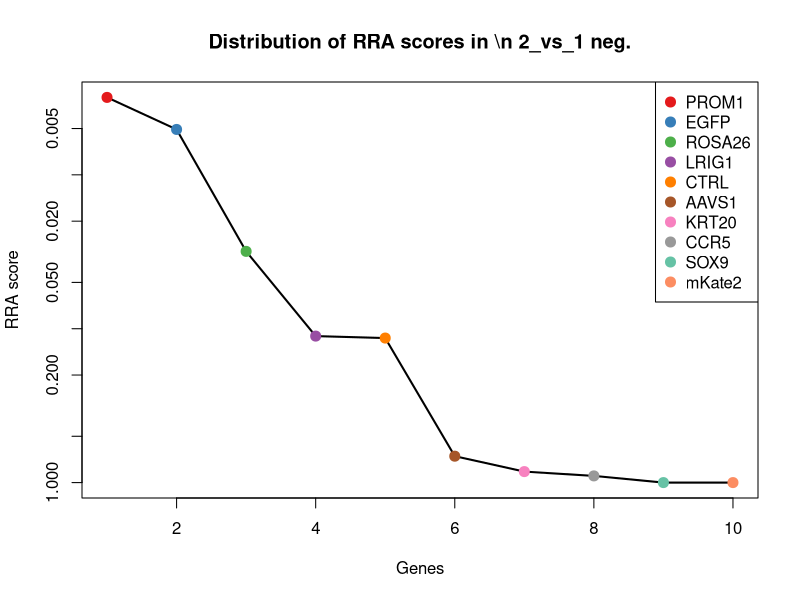
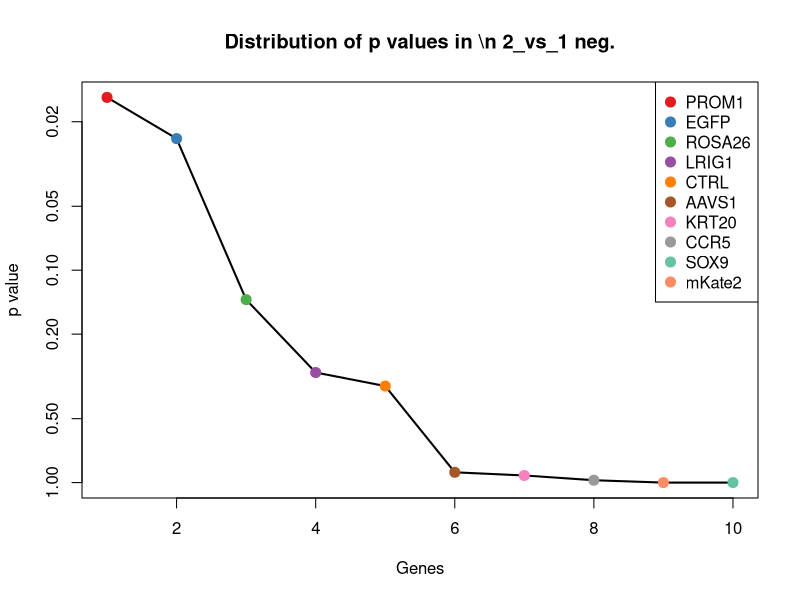
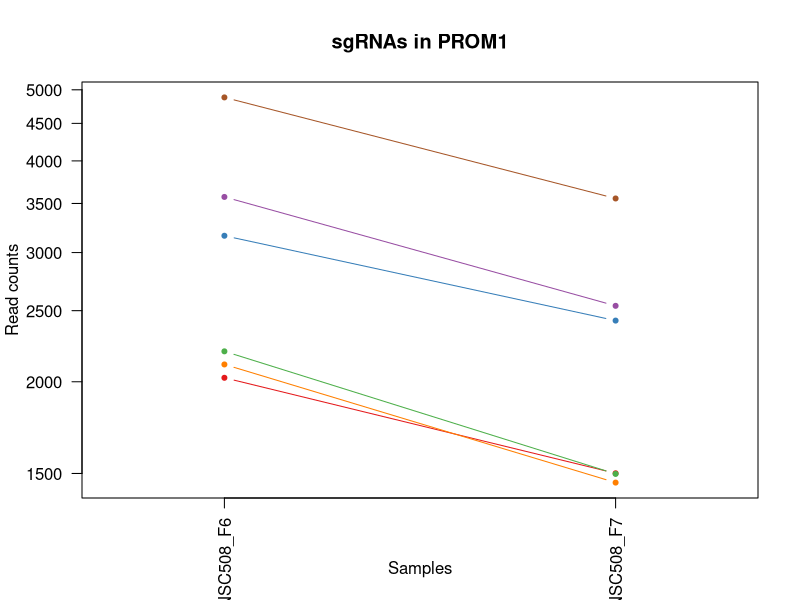
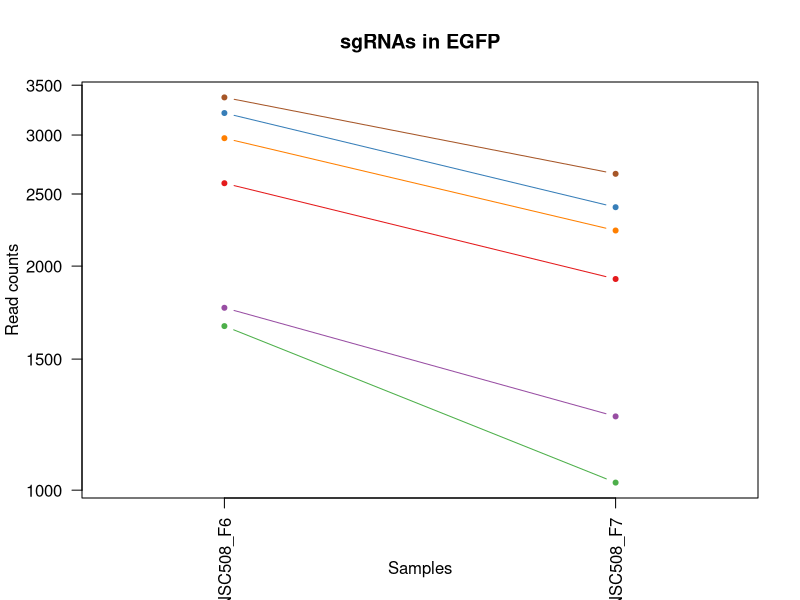
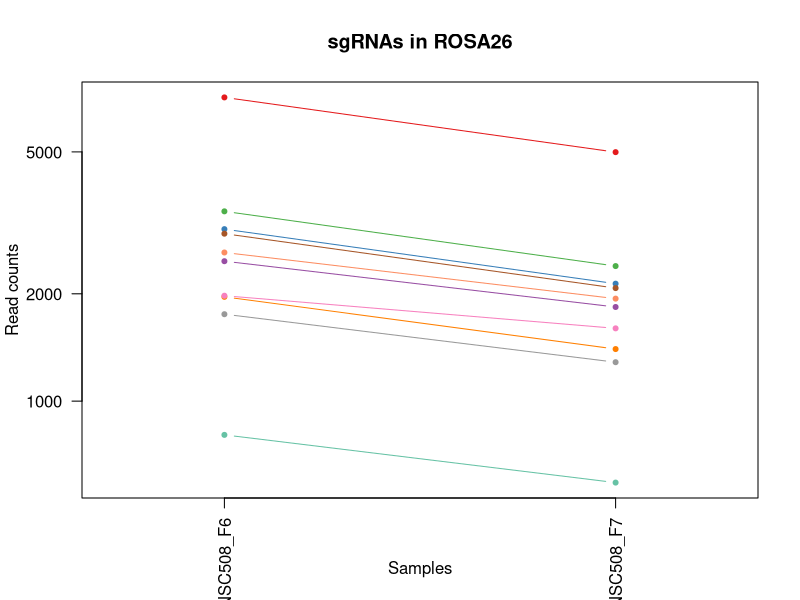
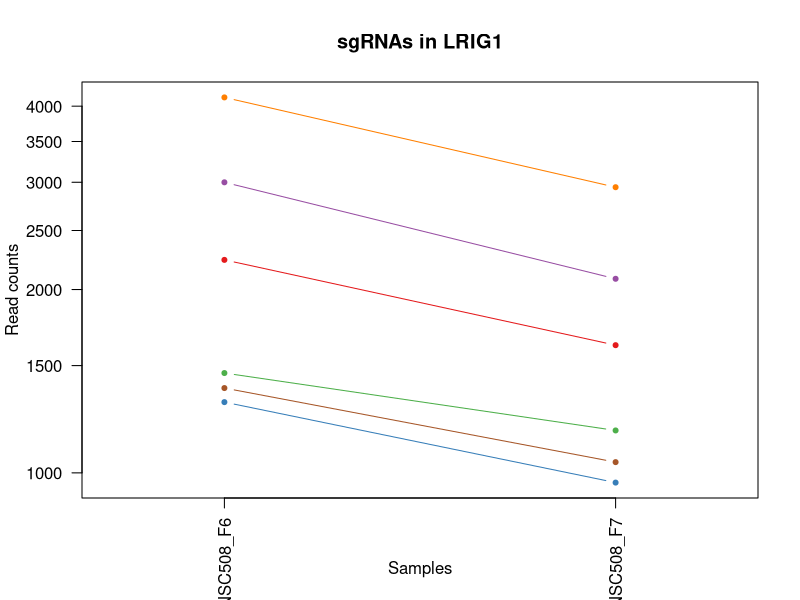
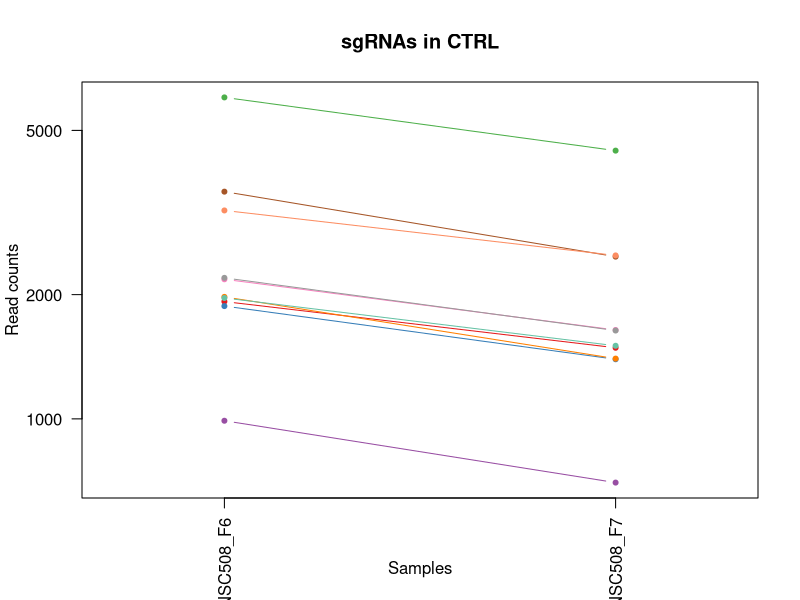
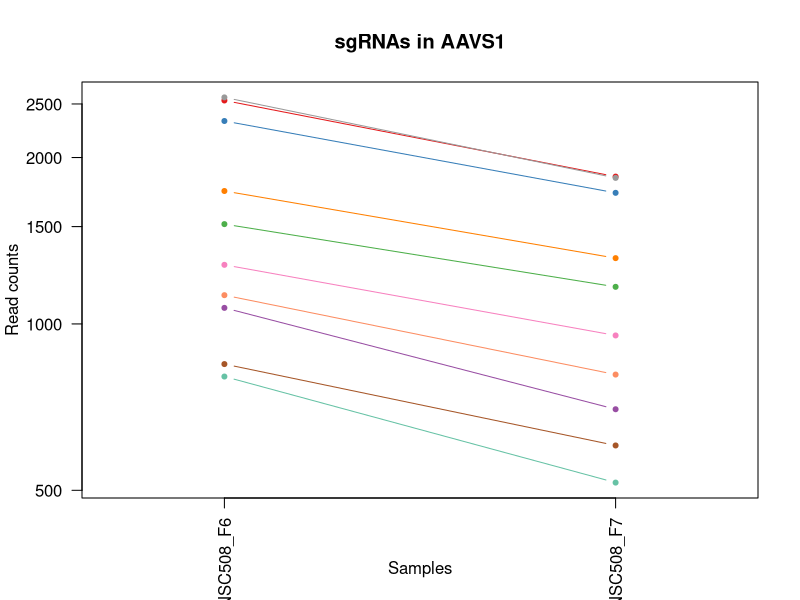

Source code (R) for these figures, in order: (Note: this script raises an error after producing the figures.)
pdf(file='S8B_c1_t2.pdf',width=4.5,height=4.5);
gstable=read.table('S8B_c1_t2.gene_summary.txt',header=T)
# 
#
# parameters
# Do not modify the variables beginning with "__"

# gstablename='__GENE_SUMMARY_FILE__'
startindex=3
# outputfile='__OUTPUT_FILE__'
targetgenelist=c("PROM1","EGFP","ROSA26","LRIG1","CTRL","AAVS1","KRT20","CCR5","SOX9","mKate2")
# samplelabel=sub('.\\w+.\\w+$','',colnames(gstable)[startindex]);
samplelabel='2_vs_1 neg.'


# You need to write some codes in front of this code:
# gstable=read.table(gstablename,header=T)
# pdf(file=outputfile,width=6,height=6)


# set up color using RColorBrewer
#library(RColorBrewer)
#colors <- brewer.pal(length(targetgenelist), "Set1")

colors=c( "#E41A1C", "#377EB8", "#4DAF4A", "#984EA3", "#FF7F00",  "#A65628", "#F781BF",
          "#999999", "#66C2A5", "#FC8D62", "#8DA0CB", "#E78AC3", "#A6D854", "#FFD92F", "#E5C494", "#B3B3B3", 
          "#8DD3C7", "#FFFFB3", "#BEBADA", "#FB8072", "#80B1D3", "#FDB462", "#B3DE69", "#FCCDE5",
          "#D9D9D9", "#BC80BD", "#CCEBC5", "#FFED6F")

######
# function definition

plotrankedvalues<-function(val, tglist, ...){
  
  plot(val,log='y',ylim=c(max(val),min(val)),type='l',lwd=2, ...)
  if(length(tglist)>0){
    for(i in 1:length(tglist)){
      targetgene=tglist[i];
      tx=which(names(val)==targetgene);ty=val[targetgene];
      points(tx,ty,col=colors[(i %% length(colors)) ],cex=2,pch=20)
      # text(tx+50,ty,targetgene,col=colors[i])
    }
    legend('topright',tglist,pch=20,pt.cex = 2,cex=1,col=colors)
  }
}



plotrandvalues<-function(val,targetgenelist, ...){
  # choose the one with the best distance distribution
  
  mindiffvalue=0;
  randval=val;
  for(i in 1:20){
    randval0=sample(val)
    vindex=sort(which(names(randval0) %in% targetgenelist))
    if(max(vindex)>0.9*length(val)){
      # print('pass...')
      next;
    }
    mindiffind=min(diff(vindex));
    if (mindiffind > mindiffvalue){
      mindiffvalue=mindiffind;
      randval=randval0;
      # print(paste('Diff: ',mindiffvalue))
    }
  }
  plot(randval,log='y',ylim=c(max(randval),min(randval)),pch=20,col='grey', ...)
  
  if(length(targetgenelist)>0){
    for(i in 1:length(targetgenelist)){
      targetgene=targetgenelist[i];
      tx=which(names(randval)==targetgene);ty=randval[targetgene];
      points(tx,ty,col=colors[(i %% length(colors)) ],cex=2,pch=20)
      text(tx+50,ty,targetgene,col=colors[i])
    }
  }
  
}




# set.seed(1235)



pvec=gstable[,startindex]
names(pvec)=gstable[,'id']
pvec=sort(pvec);

plotrankedvalues(pvec,targetgenelist,xlab='Genes',ylab='RRA score',main=paste('Distribution of RRA scores in \\n',samplelabel))

# plotrandvalues(pvec,targetgenelist,xlab='Genes',ylab='RRA score',main=paste('Distribution of RRA scores in \\n',samplelabel))


pvec=gstable[,startindex+1]
names(pvec)=gstable[,'id']
pvec=sort(pvec);

plotrankedvalues(pvec,targetgenelist,xlab='Genes',ylab='p value',main=paste('Distribution of p values in \\n',samplelabel))

# plotrandvalues(pvec,targetgenelist,xlab='Genes',ylab='p value',main=paste('Distribution of p values in \\n',samplelabel))



# you need to write after this code:
# dev.off()






# parameters
# Do not modify the variables beginning with "__"
targetmat=list(c(2024.1242259750702,1499.75227978238),c(3161.54750703659,2422.374755564734),c(2199.4260219809676,1496.8077399660533),c(3571.2644953759545,2537.2118084014737),c(2110.7559274896125,1456.565695809589),c(4880.9319829781525,3554.0595583062814))
targetgene="PROM1"
collabel=c("S62_MNSC508_F6","S63_MNSC508_F7")

# set up color using RColorBrewer
#library(RColorBrewer)
#colors <- brewer.pal(length(targetgenelist), "Set1")

colors=c( "#E41A1C", "#377EB8", "#4DAF4A", "#984EA3", "#FF7F00",  "#A65628", "#F781BF",
          "#999999", "#66C2A5", "#FC8D62", "#8DA0CB", "#E78AC3", "#A6D854", "#FFD92F", "#E5C494", "#B3B3B3", 
          "#8DD3C7", "#FFFFB3", "#BEBADA", "#FB8072", "#80B1D3", "#FDB462", "#B3DE69", "#FCCDE5",
          "#D9D9D9", "#BC80BD", "#CCEBC5", "#FFED6F")


## code

targetmatvec=unlist(targetmat)+1
yrange=range(targetmatvec[targetmatvec>0]);
# yrange[1]=1; # set the minimum value to 1
for(i in 1:length(targetmat)){
  vali=targetmat[[i]]+1;
  if(i==1){
    plot(1:length(vali),vali,type='b',las=1,pch=20,main=paste('sgRNAs in',targetgene),ylab='Read counts',xlab='Samples',xlim=c(0.7,length(vali)+0.3),ylim = yrange,col=colors[(i %% length(colors))],xaxt='n',log='y')
    axis(1,at=1:length(vali),labels=(collabel),las=2)
    # lines(0:100,rep(1,101),col='black');
  }else{
    lines(1:length(vali),vali,type='b',pch=20,col=colors[(i %% length(colors))])
  }
}




# parameters
# Do not modify the variables beginning with "__"
targetmat=list(c(2583.6630981101725,1920.8214735170927),c(3210.4689384800963,2398.818437034121),c(1660.2710796139927,1022.7368295374606),c(1757.0947460125988,1255.355475027267),c(2969.9385672161907,2231.96118077561),c(3369.4635906714916,2659.900967415085))
targetgene="EGFP"
collabel=c("S62_MNSC508_F6","S63_MNSC508_F7")

# set up color using RColorBrewer
#library(RColorBrewer)
#colors <- brewer.pal(length(targetgenelist), "Set1")

colors=c( "#E41A1C", "#377EB8", "#4DAF4A", "#984EA3", "#FF7F00",  "#A65628", "#F781BF",
          "#999999", "#66C2A5", "#FC8D62", "#8DA0CB", "#E78AC3", "#A6D854", "#FFD92F", "#E5C494", "#B3B3B3", 
          "#8DD3C7", "#FFFFB3", "#BEBADA", "#FB8072", "#80B1D3", "#FDB462", "#B3DE69", "#FCCDE5",
          "#D9D9D9", "#BC80BD", "#CCEBC5", "#FFED6F")


## code

targetmatvec=unlist(targetmat)+1
yrange=range(targetmatvec[targetmatvec>0]);
# yrange[1]=1; # set the minimum value to 1
for(i in 1:length(targetmat)){
  vali=targetmat[[i]]+1;
  if(i==1){
    plot(1:length(vali),vali,type='b',las=1,pch=20,main=paste('sgRNAs in',targetgene),ylab='Read counts',xlab='Samples',xlim=c(0.7,length(vali)+0.3),ylim = yrange,col=colors[(i %% length(colors))],xaxt='n',log='y')
    axis(1,at=1:length(vali),labels=(collabel),las=2)
    # lines(0:100,rep(1,101),col='black');
  }else{
    lines(1:length(vali),vali,type='b',pch=20,col=colors[(i %% length(colors))])
  }
}




# parameters
# Do not modify the variables beginning with "__"
targetmat=list(c(7107.876310146093,4990.994988673692),c(3035.167142474199,2133.8098535647214),c(3405.135467765715,2390.96633085725),c(2467.4746984318454,1835.4298188436194),c(1959.9148472054683,1398.6564127551646),c(2947.5162444712505,2073.937543966079),c(1974.1835980431576,1598.8851202653775),c(1751.9987635705668,1284.8008731905336),c(803.1268328642273,589.8894765374413),c(2610.1622068087386,1937.5071991429438))
targetgene="ROSA26"
collabel=c("S62_MNSC508_F6","S63_MNSC508_F7")

# set up color using RColorBrewer
#library(RColorBrewer)
#colors <- brewer.pal(length(targetgenelist), "Set1")

colors=c( "#E41A1C", "#377EB8", "#4DAF4A", "#984EA3", "#FF7F00",  "#A65628", "#F781BF",
          "#999999", "#66C2A5", "#FC8D62", "#8DA0CB", "#E78AC3", "#A6D854", "#FFD92F", "#E5C494", "#B3B3B3", 
          "#8DD3C7", "#FFFFB3", "#BEBADA", "#FB8072", "#80B1D3", "#FDB462", "#B3DE69", "#FCCDE5",
          "#D9D9D9", "#BC80BD", "#CCEBC5", "#FFED6F")


## code

targetmatvec=unlist(targetmat)+1
yrange=range(targetmatvec[targetmatvec>0]);
# yrange[1]=1; # set the minimum value to 1
for(i in 1:length(targetmat)){
  vali=targetmat[[i]]+1;
  if(i==1){
    plot(1:length(vali),vali,type='b',las=1,pch=20,main=paste('sgRNAs in',targetgene),ylab='Read counts',xlab='Samples',xlim=c(0.7,length(vali)+0.3),ylim = yrange,col=colors[(i %% length(colors))],xaxt='n',log='y')
    axis(1,at=1:length(vali),labels=(collabel),las=2)
    # lines(0:100,rep(1,101),col='black');
  }else{
    lines(1:length(vali),vali,type='b',pch=20,col=colors[(i %% length(colors))])
  }
}




# parameters
# Do not modify the variables beginning with "__"
targetmat=list(c(2236.117095563597,1619.4968989796641),c(1305.5907016485726,962.8645199388185),c(1457.4509784211232,1172.9083601701204),c(2998.4760688915694,2081.78965014295),c(4133.860956976277,2943.558303054553),c(1376.9344558370192,1040.4040684354206))
targetgene="LRIG1"
collabel=c("S62_MNSC508_F6","S63_MNSC508_F7")

# set up color using RColorBrewer
#library(RColorBrewer)
#colors <- brewer.pal(length(targetgenelist), "Set1")

colors=c( "#E41A1C", "#377EB8", "#4DAF4A", "#984EA3", "#FF7F00",  "#A65628", "#F781BF",
          "#999999", "#66C2A5", "#FC8D62", "#8DA0CB", "#E78AC3", "#A6D854", "#FFD92F", "#E5C494", "#B3B3B3", 
          "#8DD3C7", "#FFFFB3", "#BEBADA", "#FB8072", "#80B1D3", "#FDB462", "#B3DE69", "#FCCDE5",
          "#D9D9D9", "#BC80BD", "#CCEBC5", "#FFED6F")


## code

targetmatvec=unlist(targetmat)+1
yrange=range(targetmatvec[targetmatvec>0]);
# yrange[1]=1; # set the minimum value to 1
for(i in 1:length(targetmat)){
  vali=targetmat[[i]]+1;
  if(i==1){
    plot(1:length(vali),vali,type='b',las=1,pch=20,main=paste('sgRNAs in',targetgene),ylab='Read counts',xlab='Samples',xlim=c(0.7,length(vali)+0.3),ylim = yrange,col=colors[(i %% length(colors))],xaxt='n',log='y')
    axis(1,at=1:length(vali),labels=(collabel),las=2)
    # lines(0:100,rep(1,101),col='black');
  }else{
    lines(1:length(vali),vali,type='b',pch=20,col=colors[(i %% length(colors))])
  }
}




# parameters
# Do not modify the variables beginning with "__"
targetmat=list(c(1923.2237736228387,1486.0110939728554),c(1875.3215386677389,1393.7488463946202),c(6010.201692132421,4465.8853880954375),c(988.6205937541883,699.8189630136367),c(1974.1835980431576,1398.6564127551646),c(3551.8997620962336,2471.4504191701785),c(2178.0228957244335,1641.0901909660597),c(2195.349236027342,1636.1826246055152),c(1961.953240182281,1502.6968195987065),c(3198.2385806192196,2488.1361447960294))
targetgene="CTRL"
collabel=c("S62_MNSC508_F6","S63_MNSC508_F7")

# set up color using RColorBrewer
#library(RColorBrewer)
#colors <- brewer.pal(length(targetgenelist), "Set1")

colors=c( "#E41A1C", "#377EB8", "#4DAF4A", "#984EA3", "#FF7F00",  "#A65628", "#F781BF",
          "#999999", "#66C2A5", "#FC8D62", "#8DA0CB", "#E78AC3", "#A6D854", "#FFD92F", "#E5C494", "#B3B3B3", 
          "#8DD3C7", "#FFFFB3", "#BEBADA", "#FB8072", "#80B1D3", "#FDB462", "#B3DE69", "#FCCDE5",
          "#D9D9D9", "#BC80BD", "#CCEBC5", "#FFED6F")


## code

targetmatvec=unlist(targetmat)+1
yrange=range(targetmatvec[targetmatvec>0]);
# yrange[1]=1; # set the minimum value to 1
for(i in 1:length(targetmat)){
  vali=targetmat[[i]]+1;
  if(i==1){
    plot(1:length(vali),vali,type='b',las=1,pch=20,main=paste('sgRNAs in',targetgene),ylab='Read counts',xlab='Samples',xlim=c(0.7,length(vali)+0.3),ylim = yrange,col=colors[(i %% length(colors))],xaxt='n',log='y')
    axis(1,at=1:length(vali),labels=(collabel),las=2)
    # lines(0:100,rep(1,101),col='black');
  }else{
    lines(1:length(vali),vali,type='b',pch=20,col=colors[(i %% length(colors))])
  }
}




# parameters
# Do not modify the variables beginning with "__"
targetmat=list(c(2535.760863155073,1846.2264648368173),c(2327.8447795201714,1725.500332367424),c(1514.5259817718804,1166.0377672653583),c(1068.117919849886,699.8189630136367),c(1738.749209221284,1314.2462713538002),c(844.9138888888888,601.667635802748),c(1278.0723964616002,952.0678739456208),c(2568.375150784077,1836.4113321157283),c(802.1076363758209,515.2944678571658),c(1126.2121196890496,808.7669362177232))
targetgene="AAVS1"
collabel=c("S62_MNSC508_F6","S63_MNSC508_F7")

# set up color using RColorBrewer
#library(RColorBrewer)
#colors <- brewer.pal(length(targetgenelist), "Set1")

colors=c( "#E41A1C", "#377EB8", "#4DAF4A", "#984EA3", "#FF7F00",  "#A65628", "#F781BF",
          "#999999", "#66C2A5", "#FC8D62", "#8DA0CB", "#E78AC3", "#A6D854", "#FFD92F", "#E5C494", "#B3B3B3", 
          "#8DD3C7", "#FFFFB3", "#BEBADA", "#FB8072", "#80B1D3", "#FDB462", "#B3DE69", "#FCCDE5",
          "#D9D9D9", "#BC80BD", "#CCEBC5", "#FFED6F")


## code

targetmatvec=unlist(targetmat)+1
yrange=range(targetmatvec[targetmatvec>0]);
# yrange[1]=1; # set the minimum value to 1
for(i in 1:length(targetmat)){
  vali=targetmat[[i]]+1;
  if(i==1){
    plot(1:length(vali),vali,type='b',las=1,pch=20,main=paste('sgRNAs in',targetgene),ylab='Read counts',xlab='Samples',xlim=c(0.7,length(vali)+0.3),ylim = yrange,col=colors[(i %% length(colors))],xaxt='n',log='y')
    axis(1,at=1:length(vali),labels=(collabel),las=2)
    # lines(0:100,rep(1,101),col='black');
  }else{
    lines(1:length(vali),vali,type='b',pch=20,col=colors[(i %% length(colors))])
  }
}




# parameters
# Do not modify the variables beginning with "__"
targetmat=list(c(1720.403672429969,1437.91694363952),c(2418.553266988339,2015.0467476395459),c(2064.8920855113256,1690.165854571504),c(1069.1371163382923,849.0089803741876),c(3267.543941830854,2546.045427850454),c(1452.3549959790912,1230.8176432245448))
targetgene="KRT20"
collabel=c("S62_MNSC508_F6","S63_MNSC508_F7")

# set up color using RColorBrewer
#library(RColorBrewer)
#colors <- brewer.pal(length(targetgenelist), "Set1")

colors=c( "#E41A1C", "#377EB8", "#4DAF4A", "#984EA3", "#FF7F00",  "#A65628", "#F781BF",
          "#999999", "#66C2A5", "#FC8D62", "#8DA0CB", "#E78AC3", "#A6D854", "#FFD92F", "#E5C494", "#B3B3B3", 
          "#8DD3C7", "#FFFFB3", "#BEBADA", "#FB8072", "#80B1D3", "#FDB462", "#B3DE69", "#FCCDE5",
          "#D9D9D9", "#BC80BD", "#CCEBC5", "#FFED6F")


## code

targetmatvec=unlist(targetmat)+1
yrange=range(targetmatvec[targetmatvec>0]);
# yrange[1]=1; # set the minimum value to 1
for(i in 1:length(targetmat)){
  vali=targetmat[[i]]+1;
  if(i==1){
    plot(1:length(vali),vali,type='b',las=1,pch=20,main=paste('sgRNAs in',targetgene),ylab='Read counts',xlab='Samples',xlim=c(0.7,length(vali)+0.3),ylim = yrange,col=colors[(i %% length(colors))],xaxt='n',log='y')
    axis(1,at=1:length(vali),labels=(collabel),las=2)
    # lines(0:100,rep(1,101),col='black');
  }else{
    lines(1:length(vali),vali,type='b',pch=20,col=colors[(i %% length(colors))])
  }
}




# parameters
# Do not modify the variables beginning with "__"
targetmat=list(c(1252.5924842514407,1048.2561746122917),c(2314.5952251708886,1740.2230314490573),c(1317.821059509449,1025.6813693537874),c(1021.2348813831925,769.5064053333678),c(1619.5032200777375,1184.686519435427),c(1479.8733011660634,1073.7755196871228),c(3169.701078943841,2440.041994462694),c(2007.8170821605681,1500.7337930544888),c(1224.054982576062,1003.1065640952829),c(1710.2117075459053,1282.8378466463157))
targetgene="CCR5"
collabel=c("S62_MNSC508_F6","S63_MNSC508_F7")

# set up color using RColorBrewer
#library(RColorBrewer)
#colors <- brewer.pal(length(targetgenelist), "Set1")

colors=c( "#E41A1C", "#377EB8", "#4DAF4A", "#984EA3", "#FF7F00",  "#A65628", "#F781BF",
          "#999999", "#66C2A5", "#FC8D62", "#8DA0CB", "#E78AC3", "#A6D854", "#FFD92F", "#E5C494", "#B3B3B3", 
          "#8DD3C7", "#FFFFB3", "#BEBADA", "#FB8072", "#80B1D3", "#FDB462", "#B3DE69", "#FCCDE5",
          "#D9D9D9", "#BC80BD", "#CCEBC5", "#FFED6F")


## code

targetmatvec=unlist(targetmat)+1
yrange=range(targetmatvec[targetmatvec>0]);
# yrange[1]=1; # set the minimum value to 1
for(i in 1:length(targetmat)){
  vali=targetmat[[i]]+1;
  if(i==1){
    plot(1:length(vali),vali,type='b',las=1,pch=20,main=paste('sgRNAs in',targetgene),ylab='Read counts',xlab='Samples',xlim=c(0.7,length(vali)+0.3),ylim = yrange,col=colors[(i %% length(colors))],xaxt='n',log='y')
    axis(1,at=1:length(vali),labels=(collabel),las=2)
    # lines(0:100,rep(1,101),col='black');
  }else{
    lines(1:length(vali),vali,type='b',pch=20,col=colors[(i %% length(colors))])
  }
}




# parameters
# Do not modify the variables beginning with "__"
targetmat=list(c(645.1513771612384,2428.2638351973874),c(362.8339498726712,1979.7122698436258),c(490.23351092346866,1061.9973604218162),c(405.64020238573914,1488.9556337891822),c(523.8669950408793,2483.228578435485),c(1916.089398203994,2752.1632149933203))
targetgene="SOX9"
collabel=c("S62_MNSC508_F6","S63_MNSC508_F7")

# set up color using RColorBrewer
#library(RColorBrewer)
#colors <- brewer.pal(length(targetgenelist), "Set1")

colors=c( "#E41A1C", "#377EB8", "#4DAF4A", "#984EA3", "#FF7F00",  "#A65628", "#F781BF",
          "#999999", "#66C2A5", "#FC8D62", "#8DA0CB", "#E78AC3", "#A6D854", "#FFD92F", "#E5C494", "#B3B3B3", 
          "#8DD3C7", "#FFFFB3", "#BEBADA", "#FB8072", "#80B1D3", "#FDB462", "#B3DE69", "#FCCDE5",
          "#D9D9D9", "#BC80BD", "#CCEBC5", "#FFED6F")


## code

targetmatvec=unlist(targetmat)+1
yrange=range(targetmatvec[targetmatvec>0]);
# yrange[1]=1; # set the minimum value to 1
for(i in 1:length(targetmat)){
  vali=targetmat[[i]]+1;
  if(i==1){
    plot(1:length(vali),vali,type='b',las=1,pch=20,main=paste('sgRNAs in',targetgene),ylab='Read counts',xlab='Samples',xlim=c(0.7,length(vali)+0.3),ylim = yrange,col=colors[(i %% length(colors))],xaxt='n',log='y')
    axis(1,at=1:length(vali),labels=(collabel),las=2)
    # lines(0:100,rep(1,101),col='black');
  }else{
    lines(1:length(vali),vali,type='b',pch=20,col=colors[(i %% length(colors))])
  }
}




# parameters
# Do not modify the variables beginning with "__"
targetmat=list(c(105.9964347942635,4725.004891932183),c(172.2442065406782,5947.970428979857),c(155.9370627261761,5363.97003207507),c(926.4496079613992,3074.0995682450352),c(232.3767993566546,4444.292096109042),c(305.7589465219139,8335.010706748672))
targetgene="mKate2"
collabel=c("S62_MNSC508_F6","S63_MNSC508_F7")

# set up color using RColorBrewer
#library(RColorBrewer)
#colors <- brewer.pal(length(targetgenelist), "Set1")

colors=c( "#E41A1C", "#377EB8", "#4DAF4A", "#984EA3", "#FF7F00",  "#A65628", "#F781BF",
          "#999999", "#66C2A5", "#FC8D62", "#8DA0CB", "#E78AC3", "#A6D854", "#FFD92F", "#E5C494", "#B3B3B3", 
          "#8DD3C7", "#FFFFB3", "#BEBADA", "#FB8072", "#80B1D3", "#FDB462", "#B3DE69", "#FCCDE5",
          "#D9D9D9", "#BC80BD", "#CCEBC5", "#FFED6F")


## code

targetmatvec=unlist(targetmat)+1
yrange=range(targetmatvec[targetmatvec>0]);
# yrange[1]=1; # set the minimum value to 1
for(i in 1:length(targetmat)){
  vali=targetmat[[i]]+1;
  if(i==1){
    plot(1:length(vali),vali,type='b',las=1,pch=20,main=paste('sgRNAs in',targetgene),ylab='Read counts',xlab='Samples',xlim=c(0.7,length(vali)+0.3),ylim = yrange,col=colors[(i %% length(colors))],xaxt='n',log='y')
    axis(1,at=1:length(vali),labels=(collabel),las=2)
    # lines(0:100,rep(1,101),col='black');
  }else{
    lines(1:length(vali),vali,type='b',pch=20,col=colors[(i %% length(colors))])
  }
}



# 
#
# parameters
# Do not modify the variables beginning with "__"

# gstablename='__GENE_SUMMARY_FILE__'
startindex=9
# outputfile='__OUTPUT_FILE__'
targetgenelist=c("mKate2","SOX9","KRT20","LRIG1","CCR5","ROSA26","AAVS1","CTRL","PROM1","EGFP")
# samplelabel=sub('.\\w+.\\w+$','',colnames(gstable)[startindex]);
samplelabel='2_vs_1 pos.'


# You need to write some codes in front of this code:
# gstable=read.table(gstablename,header=T)
# pdf(file=outputfile,width=6,height=6)


# set up color using RColorBrewer
#library(RColorBrewer)
#colors <- brewer.pal(length(targetgenelist), "Set1")

colors=c( "#E41A1C", "#377EB8", "#4DAF4A", "#984EA3", "#FF7F00",  "#A65628", "#F781BF",
          "#999999", "#66C2A5", "#FC8D62", "#8DA0CB", "#E78AC3", "#A6D854", "#FFD92F", "#E5C494", "#B3B3B3", 
          "#8DD3C7", "#FFFFB3", "#BEBADA", "#FB8072", "#80B1D3", "#FDB462", "#B3DE69", "#FCCDE5",
          "#D9D9D9", "#BC80BD", "#CCEBC5", "#FFED6F")

######
# function definition

plotrankedvalues<-function(val, tglist, ...){
  
  plot(val,log='y',ylim=c(max(val),min(val)),type='l',lwd=2, ...)
  if(length(tglist)>0){
    for(i in 1:length(tglist)){
      targetgene=tglist[i];
      tx=which(names(val)==targetgene);ty=val[targetgene];
      points(tx,ty,col=colors[(i %% length(colors)) ],cex=2,pch=20)
      # text(tx+50,ty,targetgene,col=colors[i])
    }
    legend('topright',tglist,pch=20,pt.cex = 2,cex=1,col=colors)
  }
}



plotrandvalues<-function(val,targetgenelist, ...){
  # choose the one with the best distance distribution
  
  mindiffvalue=0;
  randval=val;
  for(i in 1:20){
    randval0=sample(val)
    vindex=sort(which(names(randval0) %in% targetgenelist))
    if(max(vindex)>0.9*length(val)){
      # print('pass...')
      next;
    }
    mindiffind=min(diff(vindex));
    if (mindiffind > mindiffvalue){
      mindiffvalue=mindiffind;
      randval=randval0;
      # print(paste('Diff: ',mindiffvalue))
    }
  }
  plot(randval,log='y',ylim=c(max(randval),min(randval)),pch=20,col='grey', ...)
  
  if(length(targetgenelist)>0){
    for(i in 1:length(targetgenelist)){
      targetgene=targetgenelist[i];
      tx=which(names(randval)==targetgene);ty=randval[targetgene];
      points(tx,ty,col=colors[(i %% length(colors)) ],cex=2,pch=20)
      text(tx+50,ty,targetgene,col=colors[i])
    }
  }
  
}




# set.seed(1235)



pvec=gstable[,startindex]
names(pvec)=gstable[,'id']
pvec=sort(pvec);

plotrankedvalues(pvec,targetgenelist,xlab='Genes',ylab='RRA score',main=paste('Distribution of RRA scores in \\n',samplelabel))

# plotrandvalues(pvec,targetgenelist,xlab='Genes',ylab='RRA score',main=paste('Distribution of RRA scores in \\n',samplelabel))


pvec=gstable[,startindex+1]
names(pvec)=gstable[,'id']
pvec=sort(pvec);

plotrankedvalues(pvec,targetgenelist,xlab='Genes',ylab='p value',main=paste('Distribution of p values in \\n',samplelabel))

# plotrandvalues(pvec,targetgenelist,xlab='Genes',ylab='p value',main=paste('Distribution of p values in \\n',samplelabel))



# you need to write after this code:
# dev.off()






# parameters
# Do not modify the variables beginning with "__"
targetmat=list(c(105.9964347942635,4725.004891932183),c(172.2442065406782,5947.970428979857),c(155.9370627261761,5363.97003207507),c(926.4496079613992,3074.0995682450352),c(232.3767993566546,4444.292096109042),c(305.7589465219139,8335.010706748672))
targetgene="mKate2"
collabel=c("S62_MNSC508_F6","S63_MNSC508_F7")

# set up color using RColorBrewer
#library(RColorBrewer)
#colors <- brewer.pal(length(targetgenelist), "Set1")

colors=c( "#E41A1C", "#377EB8", "#4DAF4A", "#984EA3", "#FF7F00",  "#A65628", "#F781BF",
          "#999999", "#66C2A5", "#FC8D62", "#8DA0CB", "#E78AC3", "#A6D854", "#FFD92F", "#E5C494", "#B3B3B3", 
          "#8DD3C7", "#FFFFB3", "#BEBADA", "#FB8072", "#80B1D3", "#FDB462", "#B3DE69", "#FCCDE5",
          "#D9D9D9", "#BC80BD", "#CCEBC5", "#FFED6F")


## code

targetmatvec=unlist(targetmat)+1
yrange=range(targetmatvec[targetmatvec>0]);
# yrange[1]=1; # set the minimum value to 1
for(i in 1:length(targetmat)){
  vali=targetmat[[i]]+1;
  if(i==1){
    plot(1:length(vali),vali,type='b',las=1,pch=20,main=paste('sgRNAs in',targetgene),ylab='Read counts',xlab='Samples',xlim=c(0.7,length(vali)+0.3),ylim = yrange,col=colors[(i %% length(colors))],xaxt='n',log='y')
    axis(1,at=1:length(vali),labels=(collabel),las=2)
    # lines(0:100,rep(1,101),col='black');
  }else{
    lines(1:length(vali),vali,type='b',pch=20,col=colors[(i %% length(colors))])
  }
}




# parameters
# Do not modify the variables beginning with "__"
targetmat=list(c(645.1513771612384,2428.2638351973874),c(362.8339498726712,1979.7122698436258),c(490.23351092346866,1061.9973604218162),c(405.64020238573914,1488.9556337891822),c(523.8669950408793,2483.228578435485),c(1916.089398203994,2752.1632149933203))
targetgene="SOX9"
collabel=c("S62_MNSC508_F6","S63_MNSC508_F7")

# set up color using RColorBrewer
#library(RColorBrewer)
#colors <- brewer.pal(length(targetgenelist), "Set1")

colors=c( "#E41A1C", "#377EB8", "#4DAF4A", "#984EA3", "#FF7F00",  "#A65628", "#F781BF",
          "#999999", "#66C2A5", "#FC8D62", "#8DA0CB", "#E78AC3", "#A6D854", "#FFD92F", "#E5C494", "#B3B3B3", 
          "#8DD3C7", "#FFFFB3", "#BEBADA", "#FB8072", "#80B1D3", "#FDB462", "#B3DE69", "#FCCDE5",
          "#D9D9D9", "#BC80BD", "#CCEBC5", "#FFED6F")


## code

targetmatvec=unlist(targetmat)+1
yrange=range(targetmatvec[targetmatvec>0]);
# yrange[1]=1; # set the minimum value to 1
for(i in 1:length(targetmat)){
  vali=targetmat[[i]]+1;
  if(i==1){
    plot(1:length(vali),vali,type='b',las=1,pch=20,main=paste('sgRNAs in',targetgene),ylab='Read counts',xlab='Samples',xlim=c(0.7,length(vali)+0.3),ylim = yrange,col=colors[(i %% length(colors))],xaxt='n',log='y')
    axis(1,at=1:length(vali),labels=(collabel),las=2)
    # lines(0:100,rep(1,101),col='black');
  }else{
    lines(1:length(vali),vali,type='b',pch=20,col=colors[(i %% length(colors))])
  }
}




# parameters
# Do not modify the variables beginning with "__"
targetmat=list(c(1720.403672429969,1437.91694363952),c(2418.553266988339,2015.0467476395459),c(2064.8920855113256,1690.165854571504),c(1069.1371163382923,849.0089803741876),c(3267.543941830854,2546.045427850454),c(1452.3549959790912,1230.8176432245448))
targetgene="KRT20"
collabel=c("S62_MNSC508_F6","S63_MNSC508_F7")

# set up color using RColorBrewer
#library(RColorBrewer)
#colors <- brewer.pal(length(targetgenelist), "Set1")

colors=c( "#E41A1C", "#377EB8", "#4DAF4A", "#984EA3", "#FF7F00",  "#A65628", "#F781BF",
          "#999999", "#66C2A5", "#FC8D62", "#8DA0CB", "#E78AC3", "#A6D854", "#FFD92F", "#E5C494", "#B3B3B3", 
          "#8DD3C7", "#FFFFB3", "#BEBADA", "#FB8072", "#80B1D3", "#FDB462", "#B3DE69", "#FCCDE5",
          "#D9D9D9", "#BC80BD", "#CCEBC5", "#FFED6F")


## code

targetmatvec=unlist(targetmat)+1
yrange=range(targetmatvec[targetmatvec>0]);
# yrange[1]=1; # set the minimum value to 1
for(i in 1:length(targetmat)){
  vali=targetmat[[i]]+1;
  if(i==1){
    plot(1:length(vali),vali,type='b',las=1,pch=20,main=paste('sgRNAs in',targetgene),ylab='Read counts',xlab='Samples',xlim=c(0.7,length(vali)+0.3),ylim = yrange,col=colors[(i %% length(colors))],xaxt='n',log='y')
    axis(1,at=1:length(vali),labels=(collabel),las=2)
    # lines(0:100,rep(1,101),col='black');
  }else{
    lines(1:length(vali),vali,type='b',pch=20,col=colors[(i %% length(colors))])
  }
}




# parameters
# Do not modify the variables beginning with "__"
targetmat=list(c(2236.117095563597,1619.4968989796641),c(1305.5907016485726,962.8645199388185),c(1457.4509784211232,1172.9083601701204),c(2998.4760688915694,2081.78965014295),c(4133.860956976277,2943.558303054553),c(1376.9344558370192,1040.4040684354206))
targetgene="LRIG1"
collabel=c("S62_MNSC508_F6","S63_MNSC508_F7")

# set up color using RColorBrewer
#library(RColorBrewer)
#colors <- brewer.pal(length(targetgenelist), "Set1")

colors=c( "#E41A1C", "#377EB8", "#4DAF4A", "#984EA3", "#FF7F00",  "#A65628", "#F781BF",
          "#999999", "#66C2A5", "#FC8D62", "#8DA0CB", "#E78AC3", "#A6D854", "#FFD92F", "#E5C494", "#B3B3B3", 
          "#8DD3C7", "#FFFFB3", "#BEBADA", "#FB8072", "#80B1D3", "#FDB462", "#B3DE69", "#FCCDE5",
          "#D9D9D9", "#BC80BD", "#CCEBC5", "#FFED6F")


## code

targetmatvec=unlist(targetmat)+1
yrange=range(targetmatvec[targetmatvec>0]);
# yrange[1]=1; # set the minimum value to 1
for(i in 1:length(targetmat)){
  vali=targetmat[[i]]+1;
  if(i==1){
    plot(1:length(vali),vali,type='b',las=1,pch=20,main=paste('sgRNAs in',targetgene),ylab='Read counts',xlab='Samples',xlim=c(0.7,length(vali)+0.3),ylim = yrange,col=colors[(i %% length(colors))],xaxt='n',log='y')
    axis(1,at=1:length(vali),labels=(collabel),las=2)
    # lines(0:100,rep(1,101),col='black');
  }else{
    lines(1:length(vali),vali,type='b',pch=20,col=colors[(i %% length(colors))])
  }
}




# parameters
# Do not modify the variables beginning with "__"
targetmat=list(c(1252.5924842514407,1048.2561746122917),c(2314.5952251708886,1740.2230314490573),c(1317.821059509449,1025.6813693537874),c(1021.2348813831925,769.5064053333678),c(1619.5032200777375,1184.686519435427),c(1479.8733011660634,1073.7755196871228),c(3169.701078943841,2440.041994462694),c(2007.8170821605681,1500.7337930544888),c(1224.054982576062,1003.1065640952829),c(1710.2117075459053,1282.8378466463157))
targetgene="CCR5"
collabel=c("S62_MNSC508_F6","S63_MNSC508_F7")

# set up color using RColorBrewer
#library(RColorBrewer)
#colors <- brewer.pal(length(targetgenelist), "Set1")

colors=c( "#E41A1C", "#377EB8", "#4DAF4A", "#984EA3", "#FF7F00",  "#A65628", "#F781BF",
          "#999999", "#66C2A5", "#FC8D62", "#8DA0CB", "#E78AC3", "#A6D854", "#FFD92F", "#E5C494", "#B3B3B3", 
          "#8DD3C7", "#FFFFB3", "#BEBADA", "#FB8072", "#80B1D3", "#FDB462", "#B3DE69", "#FCCDE5",
          "#D9D9D9", "#BC80BD", "#CCEBC5", "#FFED6F")


## code

targetmatvec=unlist(targetmat)+1
yrange=range(targetmatvec[targetmatvec>0]);
# yrange[1]=1; # set the minimum value to 1
for(i in 1:length(targetmat)){
  vali=targetmat[[i]]+1;
  if(i==1){
    plot(1:length(vali),vali,type='b',las=1,pch=20,main=paste('sgRNAs in',targetgene),ylab='Read counts',xlab='Samples',xlim=c(0.7,length(vali)+0.3),ylim = yrange,col=colors[(i %% length(colors))],xaxt='n',log='y')
    axis(1,at=1:length(vali),labels=(collabel),las=2)
    # lines(0:100,rep(1,101),col='black');
  }else{
    lines(1:length(vali),vali,type='b',pch=20,col=colors[(i %% length(colors))])
  }
}




# parameters
# Do not modify the variables beginning with "__"
targetmat=list(c(7107.876310146093,4990.994988673692),c(3035.167142474199,2133.8098535647214),c(3405.135467765715,2390.96633085725),c(2467.4746984318454,1835.4298188436194),c(1959.9148472054683,1398.6564127551646),c(2947.5162444712505,2073.937543966079),c(1974.1835980431576,1598.8851202653775),c(1751.9987635705668,1284.8008731905336),c(803.1268328642273,589.8894765374413),c(2610.1622068087386,1937.5071991429438))
targetgene="ROSA26"
collabel=c("S62_MNSC508_F6","S63_MNSC508_F7")

# set up color using RColorBrewer
#library(RColorBrewer)
#colors <- brewer.pal(length(targetgenelist), "Set1")

colors=c( "#E41A1C", "#377EB8", "#4DAF4A", "#984EA3", "#FF7F00",  "#A65628", "#F781BF",
          "#999999", "#66C2A5", "#FC8D62", "#8DA0CB", "#E78AC3", "#A6D854", "#FFD92F", "#E5C494", "#B3B3B3", 
          "#8DD3C7", "#FFFFB3", "#BEBADA", "#FB8072", "#80B1D3", "#FDB462", "#B3DE69", "#FCCDE5",
          "#D9D9D9", "#BC80BD", "#CCEBC5", "#FFED6F")


## code

targetmatvec=unlist(targetmat)+1
yrange=range(targetmatvec[targetmatvec>0]);
# yrange[1]=1; # set the minimum value to 1
for(i in 1:length(targetmat)){
  vali=targetmat[[i]]+1;
  if(i==1){
    plot(1:length(vali),vali,type='b',las=1,pch=20,main=paste('sgRNAs in',targetgene),ylab='Read counts',xlab='Samples',xlim=c(0.7,length(vali)+0.3),ylim = yrange,col=colors[(i %% length(colors))],xaxt='n',log='y')
    axis(1,at=1:length(vali),labels=(collabel),las=2)
    # lines(0:100,rep(1,101),col='black');
  }else{
    lines(1:length(vali),vali,type='b',pch=20,col=colors[(i %% length(colors))])
  }
}




# parameters
# Do not modify the variables beginning with "__"
targetmat=list(c(2535.760863155073,1846.2264648368173),c(2327.8447795201714,1725.500332367424),c(1514.5259817718804,1166.0377672653583),c(1068.117919849886,699.8189630136367),c(1738.749209221284,1314.2462713538002),c(844.9138888888888,601.667635802748),c(1278.0723964616002,952.0678739456208),c(2568.375150784077,1836.4113321157283),c(802.1076363758209,515.2944678571658),c(1126.2121196890496,808.7669362177232))
targetgene="AAVS1"
collabel=c("S62_MNSC508_F6","S63_MNSC508_F7")

# set up color using RColorBrewer
#library(RColorBrewer)
#colors <- brewer.pal(length(targetgenelist), "Set1")

colors=c( "#E41A1C", "#377EB8", "#4DAF4A", "#984EA3", "#FF7F00",  "#A65628", "#F781BF",
          "#999999", "#66C2A5", "#FC8D62", "#8DA0CB", "#E78AC3", "#A6D854", "#FFD92F", "#E5C494", "#B3B3B3", 
          "#8DD3C7", "#FFFFB3", "#BEBADA", "#FB8072", "#80B1D3", "#FDB462", "#B3DE69", "#FCCDE5",
          "#D9D9D9", "#BC80BD", "#CCEBC5", "#FFED6F")


## code

targetmatvec=unlist(targetmat)+1
yrange=range(targetmatvec[targetmatvec>0]);
# yrange[1]=1; # set the minimum value to 1
for(i in 1:length(targetmat)){
  vali=targetmat[[i]]+1;
  if(i==1){
    plot(1:length(vali),vali,type='b',las=1,pch=20,main=paste('sgRNAs in',targetgene),ylab='Read counts',xlab='Samples',xlim=c(0.7,length(vali)+0.3),ylim = yrange,col=colors[(i %% length(colors))],xaxt='n',log='y')
    axis(1,at=1:length(vali),labels=(collabel),las=2)
    # lines(0:100,rep(1,101),col='black');
  }else{
    lines(1:length(vali),vali,type='b',pch=20,col=colors[(i %% length(colors))])
  }
}




# parameters
# Do not modify the variables beginning with "__"
targetmat=list(c(1923.2237736228387,1486.0110939728554),c(1875.3215386677389,1393.7488463946202),c(6010.201692132421,4465.8853880954375),c(988.6205937541883,699.8189630136367),c(1974.1835980431576,1398.6564127551646),c(3551.8997620962336,2471.4504191701785),c(2178.0228957244335,1641.0901909660597),c(2195.349236027342,1636.1826246055152),c(1961.953240182281,1502.6968195987065),c(3198.2385806192196,2488.1361447960294))
targetgene="CTRL"
collabel=c("S62_MNSC508_F6","S63_MNSC508_F7")

# set up color using RColorBrewer
#library(RColorBrewer)
#colors <- brewer.pal(length(targetgenelist), "Set1")

colors=c( "#E41A1C", "#377EB8", "#4DAF4A", "#984EA3", "#FF7F00",  "#A65628", "#F781BF",
          "#999999", "#66C2A5", "#FC8D62", "#8DA0CB", "#E78AC3", "#A6D854", "#FFD92F", "#E5C494", "#B3B3B3", 
          "#8DD3C7", "#FFFFB3", "#BEBADA", "#FB8072", "#80B1D3", "#FDB462", "#B3DE69", "#FCCDE5",
          "#D9D9D9", "#BC80BD", "#CCEBC5", "#FFED6F")


## code

targetmatvec=unlist(targetmat)+1
yrange=range(targetmatvec[targetmatvec>0]);
# yrange[1]=1; # set the minimum value to 1
for(i in 1:length(targetmat)){
  vali=targetmat[[i]]+1;
  if(i==1){
    plot(1:length(vali),vali,type='b',las=1,pch=20,main=paste('sgRNAs in',targetgene),ylab='Read counts',xlab='Samples',xlim=c(0.7,length(vali)+0.3),ylim = yrange,col=colors[(i %% length(colors))],xaxt='n',log='y')
    axis(1,at=1:length(vali),labels=(collabel),las=2)
    # lines(0:100,rep(1,101),col='black');
  }else{
    lines(1:length(vali),vali,type='b',pch=20,col=colors[(i %% length(colors))])
  }
}




# parameters
# Do not modify the variables beginning with "__"
targetmat=list(c(2024.1242259750702,1499.75227978238),c(3161.54750703659,2422.374755564734),c(2199.4260219809676,1496.8077399660533),c(3571.2644953759545,2537.2118084014737),c(2110.7559274896125,1456.565695809589),c(4880.9319829781525,3554.0595583062814))
targetgene="PROM1"
collabel=c("S62_MNSC508_F6","S63_MNSC508_F7")

# set up color using RColorBrewer
#library(RColorBrewer)
#colors <- brewer.pal(length(targetgenelist), "Set1")

colors=c( "#E41A1C", "#377EB8", "#4DAF4A", "#984EA3", "#FF7F00",  "#A65628", "#F781BF",
          "#999999", "#66C2A5", "#FC8D62", "#8DA0CB", "#E78AC3", "#A6D854", "#FFD92F", "#E5C494", "#B3B3B3", 
          "#8DD3C7", "#FFFFB3", "#BEBADA", "#FB8072", "#80B1D3", "#FDB462", "#B3DE69", "#FCCDE5",
          "#D9D9D9", "#BC80BD", "#CCEBC5", "#FFED6F")


## code

targetmatvec=unlist(targetmat)+1
yrange=range(targetmatvec[targetmatvec>0]);
# yrange[1]=1; # set the minimum value to 1
for(i in 1:length(targetmat)){
  vali=targetmat[[i]]+1;
  if(i==1){
    plot(1:length(vali),vali,type='b',las=1,pch=20,main=paste('sgRNAs in',targetgene),ylab='Read counts',xlab='Samples',xlim=c(0.7,length(vali)+0.3),ylim = yrange,col=colors[(i %% length(colors))],xaxt='n',log='y')
    axis(1,at=1:length(vali),labels=(collabel),las=2)
    # lines(0:100,rep(1,101),col='black');
  }else{
    lines(1:length(vali),vali,type='b',pch=20,col=colors[(i %% length(colors))])
  }
}




# parameters
# Do not modify the variables beginning with "__"
targetmat=list(c(2583.6630981101725,1920.8214735170927),c(3210.4689384800963,2398.818437034121),c(1660.2710796139927,1022.7368295374606),c(1757.0947460125988,1255.355475027267),c(2969.9385672161907,2231.96118077561),c(3369.4635906714916,2659.900967415085))
targetgene="EGFP"
collabel=c("S62_MNSC508_F6","S63_MNSC508_F7")

# set up color using RColorBrewer
#library(RColorBrewer)
#colors <- brewer.pal(length(targetgenelist), "Set1")

colors=c( "#E41A1C", "#377EB8", "#4DAF4A", "#984EA3", "#FF7F00",  "#A65628", "#F781BF",
          "#999999", "#66C2A5", "#FC8D62", "#8DA0CB", "#E78AC3", "#A6D854", "#FFD92F", "#E5C494", "#B3B3B3", 
          "#8DD3C7", "#FFFFB3", "#BEBADA", "#FB8072", "#80B1D3", "#FDB462", "#B3DE69", "#FCCDE5",
          "#D9D9D9", "#BC80BD", "#CCEBC5", "#FFED6F")


## code

targetmatvec=unlist(targetmat)+1
yrange=range(targetmatvec[targetmatvec>0]);
# yrange[1]=1; # set the minimum value to 1
for(i in 1:length(targetmat)){
  vali=targetmat[[i]]+1;
  if(i==1){
    plot(1:length(vali),vali,type='b',las=1,pch=20,main=paste('sgRNAs in',targetgene),ylab='Read counts',xlab='Samples',xlim=c(0.7,length(vali)+0.3),ylim = yrange,col=colors[(i %% length(colors))],xaxt='n',log='y')
    axis(1,at=1:length(vali),labels=(collabel),las=2)
    # lines(0:100,rep(1,101),col='black');
  }else{
    lines(1:length(vali),vali,type='b',pch=20,col=colors[(i %% length(colors))])
  }
}



dev.off()
Sweave("S8B_c1_t2_summary.Rnw");
library(tools);

texi2dvi("S8B_c1_t2_summary.tex",pdf=TRUE);
